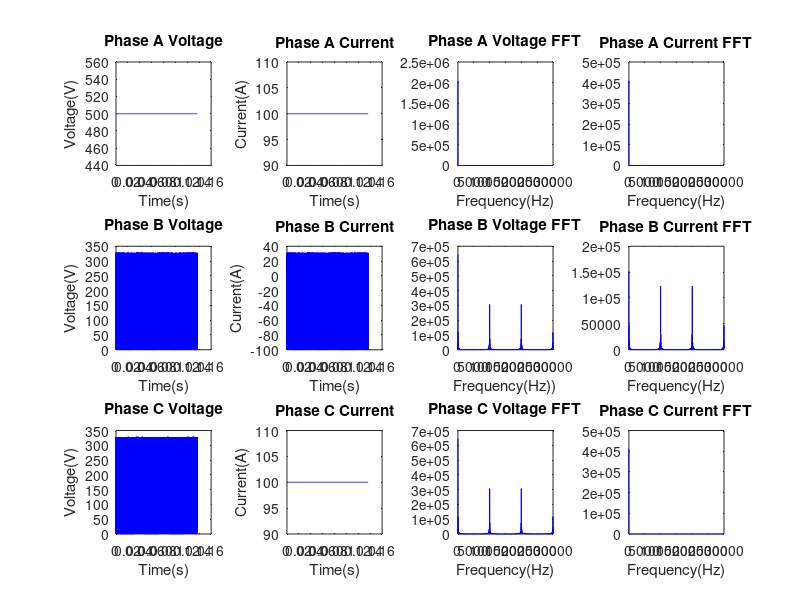

This chart was generated by the following MATLAB code:
%%%%%%%%%%%%%%%%%%%%%%%%%%%%%%%%%%%%%%%%%%%%%%%%%%%%%%%%%%%%%%%%%%
%% This MATLAB code reads voltages and currents from the load   %%
%% circuit extracted using ADCs and read and saved bu DE2-115   %%
%% FPGA, this script also computes the FFT for all read values  %%
%% Author: Ahmad Al-Astal                                       %%
%%%%%%%%%%%%%%%%%%%%%%%%%%%%%%%%%%%%%%%%%%%%%%%%%%%%%%%%%%%%%%%%%%
FilePhaseA_Voltage = fopen('PhaseA_Voltage.txt','r');
FilePhaseB_Voltage = fopen('PhaseB_Voltage.txt','r');
FilePhaseC_Voltage = fopen('PhaseC_Voltage.txt','r');

FilePhaseA_Current = fopen('PhaseA_Current.txt','r');
FilePhaseB_Current = fopen('PhaseB_Current.txt','r');
FilePhaseC_Current = fopen('PhaseC_Current.txt','r');

PhaseA_VoltageVector = fscanf(FilePhaseA_Voltage,'%d') * 100 / 255 * 5;
PhaseB_VoltageVector = fscanf(FilePhaseB_Voltage,'%d') * 100 / 255 * 5;
PhaseC_VoltageVector = fscanf(FilePhaseC_Voltage,'%d') * 100 / 255 * 5;
% Important Note:
    % According to LV-25P voltage sensor the primary current should be 10mA
    % so secondary 25mA and with 100ohm measuring resistance we have 2.5V
    % on secondary assuming the primary is 250V so to go to the primary we
    % multiply by 100 with this we reach 0.8% accuracy which is the maximum
    % possible accuracy for this sensor, Check datasheet for more info
    
%=========================================================================%
PhaseA_CurrentVector = ((fscanf(FilePhaseA_Current,'%d') * 5 / 255) - 2.5) / 0.025;
PhaseB_CurrentVector = ((fscanf(FilePhaseB_Current,'%d') * 5 / 255) - 2.5) / 0.025;
PhaseC_CurrentVector = ((fscanf(FilePhaseC_Current,'%d') * 5 / 255) - 2.5) / 0.025;
% Important Note:
    % According to LTS 25-NP current sensor and with the first connection
    % we can calculate the sensor function from the last page of the 
    % datasheet to be A = (V - 2.5) / 0.025 and that is what implemented 
    % here
    
%=========================================================================%
PhaseA_VoltageFFT = abs(fft(PhaseA_VoltageVector,4096));
PhaseB_VoltageFFT = abs(fft(PhaseB_VoltageVector,4096));
PhaseC_VoltageFFT = abs(fft(PhaseC_VoltageVector,4096));

PhaseA_CurrentFFT = abs(fft(PhaseA_CurrentVector,4096));
PhaseB_CurrentFFT = abs(fft(PhaseB_CurrentVector,4096));
PhaseC_CurrentFFT = abs(fft(PhaseC_CurrentVector,4096));

FrequencyRepresentation = 30000 * (0:4095)/4096;
TimeRepresentation = (0:4095) / 30000;
%=========================================================================%
%Phase A Voltages and Currents
subplot(3,4,1);
plot(TimeRepresentation, PhaseA_VoltageVector,'b');
xlabel('Time(s)');
ylabel('Voltage(V)');
title('Phase A Voltage');

subplot(3,4,2);
plot(TimeRepresentation, PhaseA_CurrentVector,'b');
xlabel('Time(s)');
ylabel('Current(A)');
title('Phase A Current');

subplot(3,4,3);
plot(FrequencyRepresentation, PhaseA_VoltageFFT,'b');
xlabel('Frequency(Hz)');
title('Phase A Voltage FFT');

subplot(3,4,4);
plot(FrequencyRepresentation, PhaseA_CurrentFFT,'b');
xlabel('Frequency(Hz)');
title('Phase A Current FFT');
%=========================================================================%
%Phase B Voltages and Currents
subplot(3,4,5);
plot(TimeRepresentation, PhaseB_VoltageVector,'b');
xlabel('Time(s)');
ylabel('Voltage(V)');
title('Phase B Voltage');

subplot(3,4,6);
plot(TimeRepresentation, PhaseB_CurrentVector,'b');
xlabel('Time(s)');
ylabel('Current(A)');
title('Phase B Current');

subplot(3,4,7);
plot(FrequencyRepresentation, PhaseB_VoltageFFT,'b');
xlabel('Frequency(Hz))');
title('Phase B Voltage FFT');

subplot(3,4,8);
plot(FrequencyRepresentation, PhaseB_CurrentFFT,'b');
xlabel('Frequency(Hz)');
title('Phase B Current FFT');
%=========================================================================%
subplot(3,4,9);
plot(TimeRepresentation, PhaseC_VoltageVector,'b');
xlabel('Time(s)');
ylabel('Voltage(V)');
title('Phase C Voltage');

subplot(3,4,10);
plot(TimeRepresentation, PhaseC_CurrentVector,'b');
xlabel('Time(s)');
ylabel('Current(A)');
title('Phase C Current');

subplot(3,4,11);
plot(FrequencyRepresentation, PhaseC_VoltageFFT,'b');
xlabel('Frequency(Hz)');
title('Phase C Voltage FFT');

subplot(3,4,12);
plot(FrequencyRepresentation, PhaseC_CurrentFFT,'b');
xlabel('Frequency(Hz)');
title('Phase C Current FFT');
%=========================================================================%